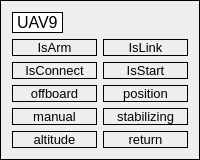
             <widget class="QGroupBox" name="groupBox_10">
              <property name="autoFillBackground">
               <bool>false</bool>
              </property>
              <property name="styleSheet">
               <string notr="true">border: 1px solid rgb(0, 0, 0)</string>
              </property>
              <property name="title">
               <string/>
              </property>
              <layout class="QVBoxLayout" name="verticalLayout_54">
               <item>
                <widget class="QLabel" name="uav9_label">
                 <property name="sizePolicy">
                  <sizepolicy hsizetype="Fixed" vsizetype="Fixed">
                   <horstretch>0</horstretch>
                   <verstretch>0</verstretch>
                  </sizepolicy>
                 </property>
                 <property name="font">
                  <font>
                   <pointsize>12</pointsize>
                  </font>
                 </property>
                 <property name="styleSheet">
                  <string notr="true">background-color:rgb(255, 255, 255)</string>
                 </property>
                 <property name="text">
                  <string>UAV9</string>
                 </property>
                </widget>
               </item>
               <item>
                <layout class="QVBoxLayout" name="verticalLayout_53">
                 <item>
                  <layout class="QHBoxLayout" name="horizontalLayout_18">
                   <item>
                    <layout class="QVBoxLayout" name="verticalLayout_49">
                     <item>
                      <widget class="QLabel" name="uav9_is_arm">
                       <property name="sizePolicy">
                        <sizepolicy hsizetype="Expanding" vsizetype="Fixed">
                         <horstretch>0</horstretch>
                         <verstretch>0</verstretch>
                        </sizepolicy>
                       </property>
                       <property name="font">
                        <font>
                         <pointsize>10</pointsize>
                        </font>
                       </property>
                       <property name="styleSheet">
                        <string notr="true">border: 1px solid rgb(0, 0, 0)</string>
                       </property>
                       <property name="text">
                        <string>IsArm</string>
                       </property>
                       <property name="alignment">
                        <set>Qt::AlignCenter</set>
                       </property>
                      </widget>
                     </item>
                     <item>
                      <widget class="QLabel" name="uav9_is_connect">
                       <property name="sizePolicy">
                        <sizepolicy hsizetype="Expanding" vsizetype="Fixed">
                         <horstretch>0</horstretch>
                         <verstretch>0</verstretch>
                        </sizepolicy>
                       </property>
                       <property name="font">
                        <font>
                         <pointsize>10</pointsize>
                        </font>
                       </property>
                       <property name="text">
                        <string>IsConnect</string>
                       </property>
                       <property name="alignment">
                        <set>Qt::AlignCenter</set>
                       </property>
                      </widget>
                     </item>
                    </layout>
                   </item>
                   <item>
                    <layout class="QVBoxLayout" name="verticalLayout_50">
                     <item>
                      <widget class="QLabel" name="uav9_is_link">
                       <property name="sizePolicy">
                        <sizepolicy hsizetype="Expanding" vsizetype="Fixed">
                         <horstretch>0</horstretch>
                         <verstretch>0</verstretch>
                        </sizepolicy>
                       </property>
                       <property name="font">
                        <font>
                         <pointsize>10</pointsize>
                        </font>
                       </property>
                       <property name="text">
                        <string>IsLink</string>
                       </property>
                       <property name="alignment">
                        <set>Qt::AlignCenter</set>
                       </property>
                      </widget>
                     </item>
                     <item>
                      <widget class="QLabel" name="uav9_is_start">
                       <property name="sizePolicy">
                        <sizepolicy hsizetype="Expanding" vsizetype="Fixed">
                         <horstretch>0</horstretch>
                         <verstretch>0</verstretch>
                        </sizepolicy>
                       </property>
                       <property name="font">
                        <font>
                         <pointsize>10</pointsize>
                        </font>
                       </property>
                       <property name="text">
                        <string>IsStart</string>
                       </property>
                       <property name="alignment">
                        <set>Qt::AlignCenter</set>
                       </property>
                      </widget>
                     </item>
                    </layout>
                   </item>
                  </layout>
                 </item>
                 <item>
                  <layout class="QHBoxLayout" name="horizontalLayout_17">
                   <item>
                    <layout class="QVBoxLayout" name="verticalLayout_51">
                     <item>
                      <widget class="QLabel" name="uav9_offboard">
                       <property name="sizePolicy">
                        <sizepolicy hsizetype="Expanding" vsizetype="Fixed">
                         <horstretch>0</horstretch>
                         <verstretch>0</verstretch>
                        </sizepolicy>
                       </property>
                       <property name="font">
                        <font>
                         <pointsize>10</pointsize>
                        </font>
                       </property>
                       <property name="text">
                        <string>offboard</string>
                       </property>
                       <property name="alignment">
                        <set>Qt::AlignCenter</set>
                       </property>
                      </widget>
                     </item>
                     <item>
                      <widget class="QLabel" name="uav9_manual">
                       <property name="sizePolicy">
                        <sizepolicy hsizetype="Expanding" vsizetype="Fixed">
                         <horstretch>0</horstretch>
                         <verstretch>0</verstretch>
                        </sizepolicy>
                       </property>
                       <property name="font">
                        <font>
                         <pointsize>10</pointsize>
                        </font>
                       </property>
                       <property name="text">
                        <string>manual</string>
                       </property>
                       <property name="alignment">
                        <set>Qt::AlignCenter</set>
                       </property>
                      </widget>
                     </item>
                     <item>
                      <widget class="QLabel" name="uav9_altitude">
                       <property name="sizePolicy">
                        <sizepolicy hsizetype="Expanding" vsizetype="Fixed">
                         <horstretch>0</horstretch>
                         <verstretch>0</verstretch>
                        </sizepolicy>
                       </property>
                       <property name="font">
                        <font>
                         <pointsize>10</pointsize>
                        </font>
                       </property>
                       <property name="text">
                        <string>altitude</string>
                       </property>
                       <property name="alignment">
                        <set>Qt::AlignCenter</set>
                       </property>
                      </widget>
                     </item>
                    </layout>
                   </item>
                   <item>
                    <layout class="QVBoxLayout" name="verticalLayout_52">
                     <item>
                      <widget class="QLabel" name="uav9_position">
                       <property name="sizePolicy">
                        <sizepolicy hsizetype="Expanding" vsizetype="Fixed">
                         <horstretch>0</horstretch>
                         <verstretch>0</verstretch>
                        </sizepolicy>
                       </property>
                       <property name="font">
                        <font>
                         <pointsize>10</pointsize>
                        </font>
                       </property>
                       <property name="text">
                        <string>position</string>
                       </property>
                       <property name="alignment">
                        <set>Qt::AlignCenter</set>
                       </property>
                      </widget>
                     </item>
                     <item>
                      <widget class="QLabel" name="uav9_stabilizing">
                       <property name="sizePolicy">
                        <sizepolicy hsizetype="Expanding" vsizetype="Fixed">
                         <horstretch>0</horstretch>
                         <verstretch>0</verstretch>
                        </sizepolicy>
                       </property>
                       <property name="font">
                        <font>
                         <pointsize>10</pointsize>
                        </font>
                       </property>
                       <property name="text">
                        <string>stabilizing</string>
                       </property>
                       <property name="alignment">
                        <set>Qt::AlignCenter</set>
                       </property>
                      </widget>
                     </item>
                     <item>
                      <widget class="QLabel" name="uav9_return">
                       <property name="sizePolicy">
                        <sizepolicy hsizetype="Expanding" vsizetype="Fixed">
                         <horstretch>0</horstretch>
                         <verstretch>0</verstretch>
                        </sizepolicy>
                       </property>
                       <property name="font">
                        <font>
                         <pointsize>10</pointsize>
                        </font>
                       </property>
                       <property name="text">
                        <string>return</string>
                       </property>
                       <property name="alignment">
                        <set>Qt::AlignCenter</set>
                       </property>
                      </widget>
                     </item>
                    </layout>
                   </item>
                  </layout>
                 </item>
                </layout>
               </item>
              </layout>
             </widget>
